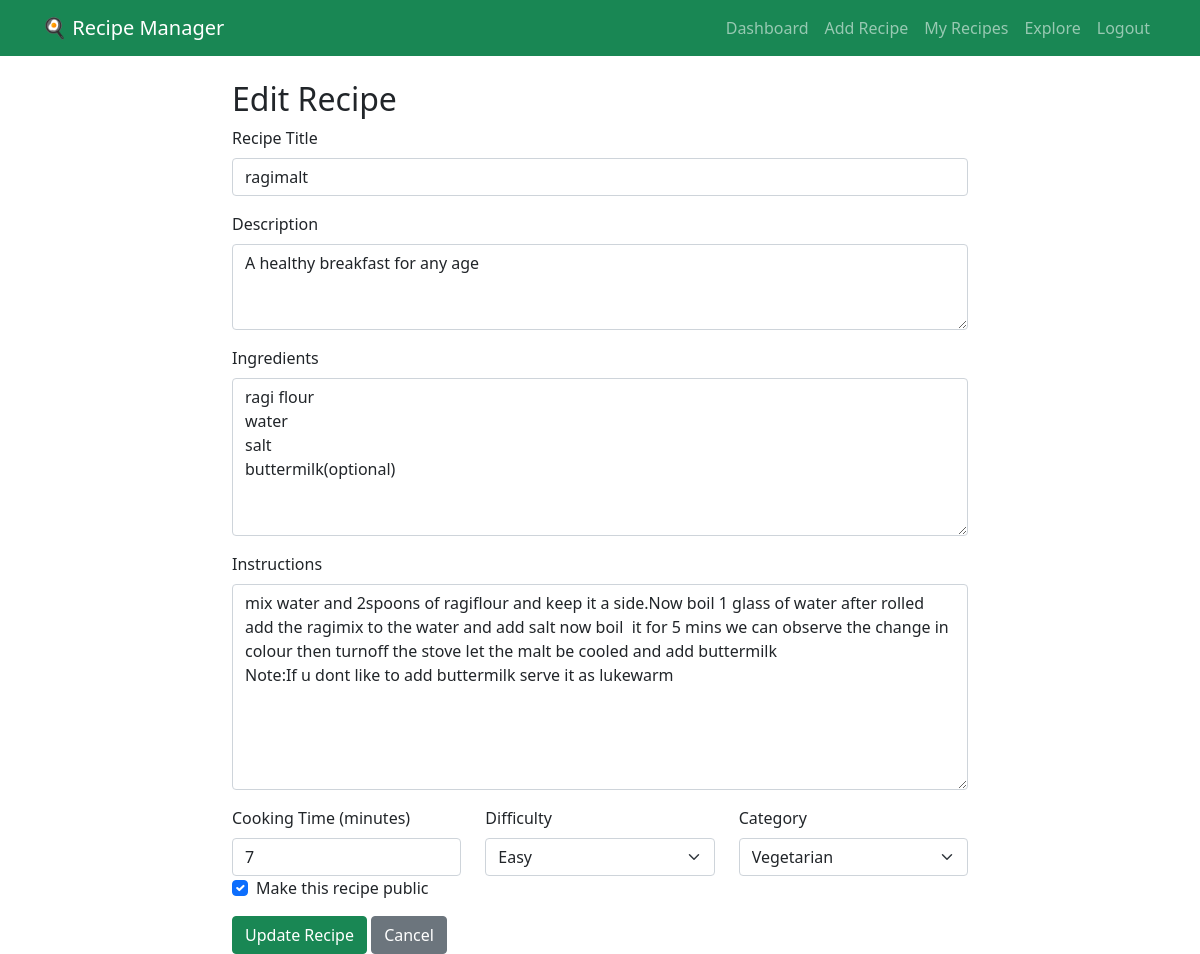
Page /edit_recipe/3 (signed in) on the committed database.
### app.py (models this page shows)
class Recipe(db.Model):
    id = db.Column(db.Integer, primary_key=True)
    title = db.Column(db.String(200), nullable=False)
    description = db.Column(db.Text)
    ingredients = db.Column(db.Text, nullable=False)
    instructions = db.Column(db.Text, nullable=False)
    cooking_time = db.Column(db.Integer)
    difficulty = db.Column(db.String(20))
    category = db.Column(db.String(50))
    is_public = db.Column(db.Boolean, default=False)
    created_at = db.Column(db.DateTime, default=datetime.utcnow)
    user_id = db.Column(db.Integer, db.ForeignKey('user.id'), nullable=False)

### app.py (the view, shortened to what this page needs)
@app.route('/edit_recipe/<int:recipe_id>', methods=['GET', 'POST'])
@login_required
def edit_recipe(recipe_id):
    recipe = Recipe.query.get_or_404(recipe_id)
    if recipe.user_id != current_user.id:
        flash('You can only edit your own recipes')
        return redirect(url_for('dashboard'))
    return render_template('edit_recipe.html', recipe=recipe)

### app.py (called while the page is built)
@login_manager.user_loader
def load_user(user_id):
    return User.query.get(int(user_id))

### templates/edit_recipe.html (shortened to what this page needs)
{% extends "base.html" %}
{% block content %}
<div class="row">
    <div class="col-md-8 mx-auto">
        <h2>Edit Recipe</h2>
        <form method="POST">
            <div class="mb-3">
                <label for="title" class="form-label">Recipe Title</label>
                <input type="text" class="form-control" id="title" name="title" value="{{ recipe.title }}" required>
            </div>
            <div class="mb-3">
                <label for="description" class="form-label">Description</label>
                <textarea class="form-control" id="description" name="description" rows="3">{{ recipe.description }}</textarea>
            </div>
            <div class="mb-3">
                <label for="ingredients" class="form-label">Ingredients</label>
                <textarea class="form-control" id="ingredients" name="ingredients" rows="6" required>{{ recipe.ingredients }}</textarea>
            </div>
            <div class="mb-3">
                <label for="instructions" class="form-label">Instructions</label>
                <textarea class="form-control" id="instructions" name="instructions" rows="8" required>{{ recipe.instructions }}</textarea>
            </div>
            <div class="row">
                <div class="col-md-4">
                    <label for="cooking_time" class="form-label">Cooking Time (minutes)</label>
                    <input type="number" class="form-control" id="cooking_time" name="cooking_time" value="{{ recipe.cooking_time }}">
                </div>
                <div class="col-md-4">
                    <label for="difficulty" class="form-label">Difficulty</label>
                    <select class="form-select" id="difficulty" name="difficulty">
                        <option value="Easy" {% if recipe.difficulty == 'Easy' %}selected{% endif %}>Easy</option>
                    </select>
                </div>
                <div class="col-md-4">
                    <label for="category" class="form-label">Category</label>
                    <select class="form-select" id="category" name="category">
                        <option value="Vegetarian" {% if recipe.category == 'Vegetarian' %}selected{% endif %}>Vegetarian</option>
                    </select>
                </div>
            </div>
            <div class="mb-3 form-check">
                <input type="checkbox" class="form-check-input" id="is_public" name="is_public" {% if recipe.is_public %}checked{% endif %}>
                <label class="form-check-label" for="is_public">Make this recipe public</label>
            </div>
            <button type="submit" class="btn btn-success">Update Recipe</button>
            <a href="{{ url_for('view_recipe', recipe_id=recipe.id) }}" class="btn btn-secondary">Cancel</a>
        </form>
    </div>
</div>
{% endblock %}

### rows in the picture
Recipe: title "ragimalt", description "A healthy breakfast for any age", ingredients "ragi flour water salt buttermilk(optional)", instructions "mix water and 2spoons of ragiflour and keep it a side.Now boil 1 glass of water after rolled add the ragimix to the water and add salt now boil it for 5 mins we can observe the change in colour then turnoff the stove let the malt be cooled and add buttermilk Note:If u dont like to add buttermilk serve it as lukewarm", cooking_time "7", difficulty "Easy", category "Vegetarian", is_public "☑"
